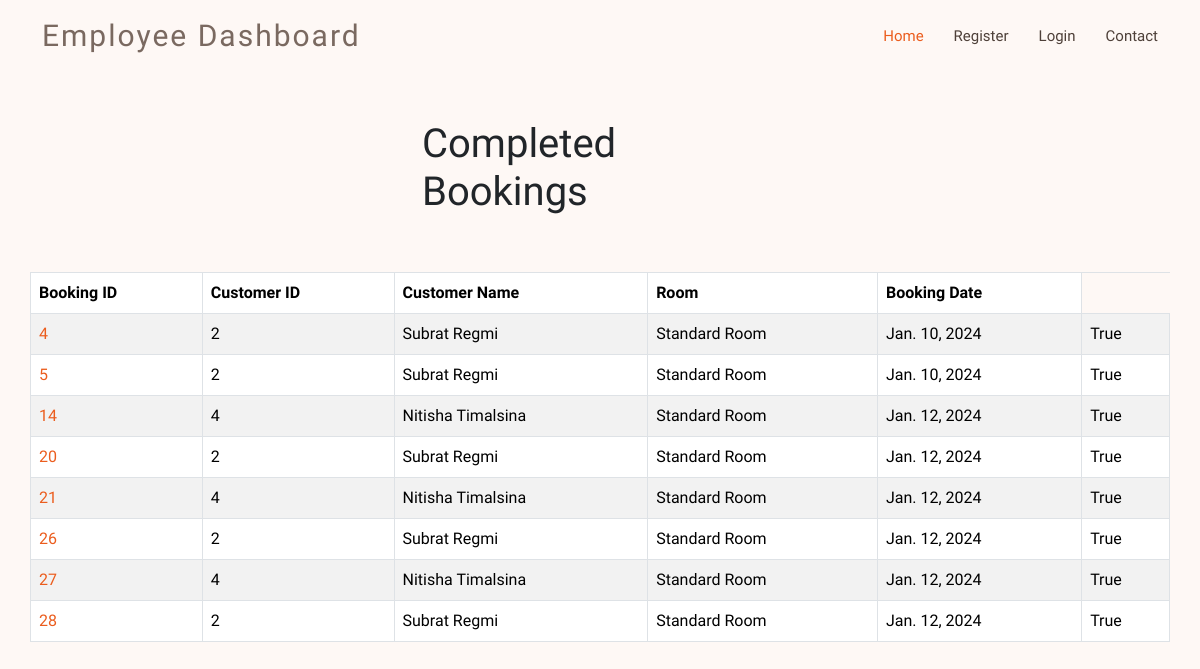
/employee/confirmed_bookings/ (signed in), run on the app's committed database.
### shared/models.py (models this page shows, shortened)
class Booking(models.Model):
    MealPlan = (
        ('Not Selected', 'None'),
        ('Meal Plan 1', 'Dinner'),
        ('Meal Plan 2', 'Dinner and Breakfast'),
        ('Meal Plan 3', 'Dinner, Breakfast, and Lunch'),
    )
    Branch = (
        ('Branch 1', 'Portugal'),
        ('Branch 2', 'Barcelona'),
        ('Branch 3', 'Lisbon'),
        ('Branch 4', 'Seville'),
        ('Branch 5', 'Valencia'),
    )
    CheckedInStatus = (
        ('True','Checked In'),
        ('False','Not Checked In'),
    )
    room = models.ForeignKey(Room, on_delete=models.CASCADE)
    customer = models.ForeignKey(CustomUser, on_delete=models.CASCADE)
    no_of_rooms = models.PositiveIntegerField(default=1)
    no_of_adults = models.PositiveIntegerField(default = 1)
    no_of_children = models.IntegerField(default = 0)
    checkin_date = models.DateField(default = datetime.now().date())
    checkin_month = models.IntegerField(null = True)
    checkin_day = models.IntegerField(null = True)
    checkout_date = models.DateField(default = datetime.now().date() + timedelta(days=1))
    booking_date = models.DateField(default = datetime.now().date())
    no_of_days = models.IntegerField(blank = True, null = True)
    weeknights = models.IntegerField(null = True)
    weekend_nights = models.IntegerField(null = True)
    lead_time = models.IntegerField(blank = True, null = True)
    meal_plan = models.CharField(max_length=255, choices = MealPlan, default = 'None')
    car_parking = models.BooleanField(default = False)
    branch = models.CharField(max_length=255, choices=Branch, default ='Branch 1')
    children_meal = models.BooleanField(default = False, null = True)
    city_map = models.BooleanField(default = False, null = True)
    tour_guide = models.BooleanField(default = False, null = True)
    airport_pickup = models.BooleanField(default = False, null = True)
    wheelchair = models.BooleanField(default = False, null = True)
    no_of_special_requests = models.IntegerField(null = True)
    dynamic_price = models.DecimalField(max_digits = 10, decimal_places = 2, null = True)
    status = models.BooleanField(null = True)
    advance = models.DecimalField(max_digits = 10, decimal_places = 2, null = True)
    processed = models.BooleanField(default = False)
    paid = models.BooleanField(default = False)
    checked_in_status = models.BooleanField(default = None, null = True)
    prediction_status = models.BooleanField(default = None, null = True)
    stripe_checkout_id = models.CharField(max_length = 500, null = True)

class CustomUser(AbstractUser):
    email = models.EmailField(unique=True)
    username = models.CharField(max_length=255, unique = True)
    fullname = models.CharField(max_length=255)
    phone_number = models.CharField(max_length=15, blank=True, null=True, validators=[RegexValidator(regex=r'^\d+$', message='Phone number must contain only digits.')])
    is_customer = models.BooleanField(default=False)
    is_employee = models.BooleanField(default=False)
    repeated_guest = models.BooleanField(null  = True, default = False)
    previous_bookings_not_cancelled = models.IntegerField(default=0)
    previous_bookings_cancelled = models.IntegerField(default=0)
    objects = CustomUserManager()
    USERNAME_FIELD = 'email'
    REQUIRED_FIELDS = ['username', 'fullname']

class Room(models.Model):
    name = models.CharField(max_length=50)
    price = models.DecimalField(max_digits=5, default = 0, decimal_places=2)
    description = models.CharField(max_length=250, blank = True, null = True)
    image = models.ImageField(upload_to = 'uploads/rooms', null=True)
    max_capacity = models.PositiveIntegerField(null = True)

### employee/views.py (the view)
# urls.py: path('confirmed_bookings/', views.confirmed_bookings, name = 'confirmed_bookings'),
@login_required(login_url="login_emp")
def confirmed_bookings(request):
    bookings = Booking.objects.filter(status = True)
    return render(request, 'employee/confirmed_bookings.html', {'bookings':bookings})

### employee/templates/employee/confirmed_bookings.html (shortened to what this page needs)
{% extends "employee/base_emp.html" %}
{% block content %}
<div class = 'container'>
    <br/><br/>
    <div class = "row">
    <div class = 'col-4 offset-4'><h1>Completed Bookings</h1></div>
    </div>
    <br/><br/>
    <div class = "row">
    {% if bookings %}
    <table class="table table-striped table-bordered">
    <thead>
      <tr>
        <th scope="col">Booking ID</th>
        <th scope ="col">Customer ID</th>
        <th scope ="col">Customer Name</th>
        <th scope="col">Room</th>
        <th scope="col">Booking Date</th>
      </tr>
    </thead>
    <tbody>
        {% for booking in  bookings  %}
      <tr>
        <td><a href = {% url "booking_details_emp" booking.id %}>{{booking.id}}</a></td>
        <td>{{booking.customer.id}}</td>
        <td>{{booking.customer.fullname}}</td>
        <td>{{booking.room.name}}</td>
        <td>{{booking.booking_date}}</td>
        <td>{{booking.status}}
      </tr>
      {% endfor %}
    </tbody>
  </table>
  {% endif %}
</div>
</div>
{% endblock content %}

### static/customer/css/style.css (style rules this page uses)
body { font-family: "Open Sans", sans-serif; color: #212529; background: #fef8f5; }
a { color: #eb5d1e; text-decoration: none; }
h1, h2, h3, h4, h5, h6, .font-primary { font-family: "Raleway", sans-serif; }

### data on the page
Booking: id "4", customer.id "2", customer.fullname "Subrat Regmi", room.name "Standard Room", booking_date "Jan. 10, 2024", status "True"
Booking: id "5", customer.id "2", customer.fullname "Subrat Regmi", room.name "Standard Room", booking_date "Jan. 10, 2024", status "True"
Booking: id "14", customer.id "4", customer.fullname "Nitisha Timalsina", room.name "Standard Room", booking_date "Jan. 12, 2024", status "True"
Booking: id "20", customer.id "2", customer.fullname "Subrat Regmi", room.name "Standard Room", booking_date "Jan. 12, 2024", status "True"
Booking: id "21", customer.id "4", customer.fullname "Nitisha Timalsina", room.name "Standard Room", booking_date "Jan. 12, 2024", status "True"
Booking: id "26", customer.id "2", customer.fullname "Subrat Regmi", room.name "Standard Room", booking_date "Jan. 12, 2024", status "True"
Booking: id "27", customer.id "4", customer.fullname "Nitisha Timalsina", room.name "Standard Room", booking_date "Jan. 12, 2024", status "True"
Booking: id "28", customer.id "2", customer.fullname "Subrat Regmi", room.name "Standard Room", booking_date "Jan. 12, 2024", status "True"
